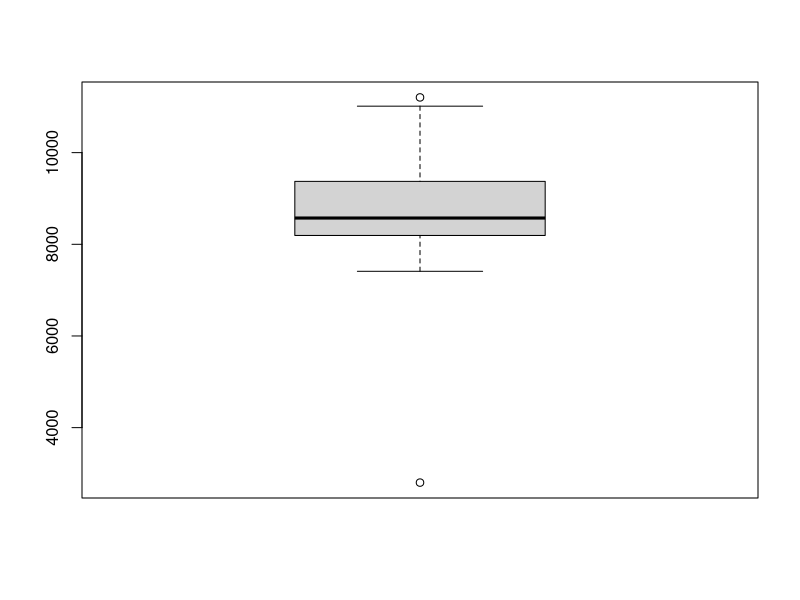

R code for this plot:
## ---- chunk 1
#install.packages("tidyverse", dep=TRUE)
library(tidyverse)
tb_cov <- read.csv("covid.csv", header = TRUE, sep = ";",stringsAsFactors = FALSE);
names(tb_cov) = c("Nacional", "CAut","Cv19","Sex","SemanaDef","DefTotal");
tb_cov <- tb_cov[,-1];
head(tb_cov)
## ---- chunk 2
cov_Hombres = filter(tb_cov, Sex== "Hombres", CAut == "", Cv19 == "Total")
cov_Mujeres = filter(tb_cov, Sex== "Mujeres", CAut== "", Cv19 == "Total")
cov_Total = filter(tb_cov, Sex== "Total", CAut== "", Cv19== "Total")
cov_ComAut = filter(tb_cov, Sex== "Total", CAut!= "", Cv19 == "Total", SemanaDef == "Total")
## ---- chunk 3
unique(tb_cov[,2])
## ---- chunk 4
cov_Ident = filter(tb_cov, Sex== "Total", CAut == "", Cv19== "Covid-19 Virus identificado")

cov_No.Ident = filter(tb_cov, Sex== "Total", CAut == "", Cv19 == "Covid-19 Virus no identificado (sospechoso)")

cov_Cv19.otros = filter(tb_cov, Sex== "Total", CAut == "", Cv19 == "Otras causas")
## ---- chunk 5
library(ggplot2)
cov_Total <- cov_Total[-1,]
data = data.frame(cov_Total[,5]);
boxplot(data)
